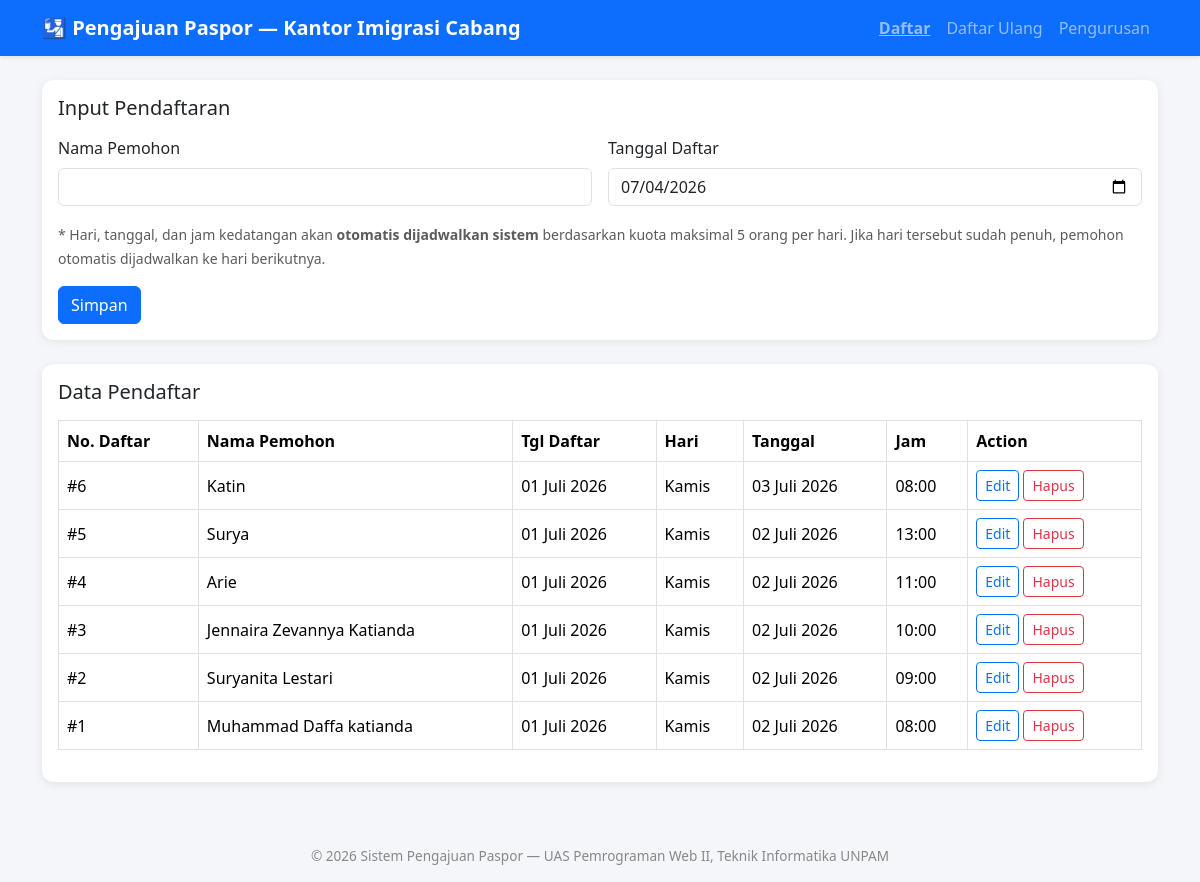
Page /daftar.php on the committed database.
### tables this page shows
CREATE TABLE pendaftar (
  no_daftar     INT AUTO_INCREMENT PRIMARY KEY,
  nama_pemohon  VARCHAR(100) NOT NULL,
  tgl_daftar    DATE NOT NULL,
  hari          VARCHAR(20) NOT NULL,    
  tanggal       DATE NOT NULL,           
  jam           TIME NOT NULL,           
  created_at    TIMESTAMP DEFAULT CURRENT_TIMESTAMP
);

### includes/functions.php (called while the page is built, shortened)
<?php
function format_tanggal_indo($tanggal) {
    $bulan = [1=>'Januari','Februari','Maret','April','Mei','Juni','Juli','Agustus','September','Oktober','November','Desember'];
    $d = date('d', strtotime($tanggal));
    $m = (int)date('n', strtotime($tanggal));
    $y = date('Y', strtotime($tanggal));
    return "$d {$bulan[$m]} $y";
}
?>

### daftar.php (the view, shortened to what this page needs)
<?php
require 'config.php';
require 'includes/functions.php';
$edit_data = null;
$data = mysqli_query($koneksi, "SELECT * FROM pendaftar ORDER BY no_daftar DESC");
$active = 'daftar';
include 'includes/header.php';
?>
<div class="card mb-4">
  <div class="card-body">
    <h5 class="card-title mb-3"><?= $edit_data ? 'Ubah Data Pendaftar' : 'Input Pendaftaran' ?></h5>
    <form method="POST" class="row g-3">
      <div class="col-md-6">
        <label class="form-label">Nama Pemohon</label>
        <input type="text" name="nama_pemohon" class="form-control" required
               value="<?= htmlspecialchars($edit_data['nama_pemohon'] ?? '') ?>">
      </div>
      <div class="col-md-6">
        <label class="form-label">Tanggal Daftar</label>
        <input type="date" name="tgl_daftar" class="form-control" required
               value="<?= $edit_data['tgl_daftar'] ?? date('Y-m-d') ?>">
      </div>
      <div class="col-12">
        <small class="text-muted">
          * Hari, tanggal, dan jam kedatangan akan <strong>otomatis dijadwalkan sistem</strong>
          berdasarkan kuota maksimal 5 orang per hari. Jika hari tersebut sudah penuh,
          pemohon otomatis dijadwalkan ke hari berikutnya.
        </small>
      </div>
      <div class="col-12">
        <button type="submit" class="btn btn-primary"><?= $edit_data ? 'Update' : 'Simpan' ?></button>
      </div>
    </form>
  </div>
</div>
<div class="card">
  <div class="card-body">
    <h5 class="card-title mb-3">Data Pendaftar</h5>
    <div class="table-responsive">
      <table class="table table-bordered table-hover align-middle">
        <thead>
          <tr>
            <th>No. Daftar</th>
            <th>Nama Pemohon</th>
            <th>Tgl Daftar</th>
            <th>Hari</th>
            <th>Tanggal</th>
            <th>Jam</th>
            <th>Action</th>
          </tr>
        </thead>
        <tbody>
          <?php if (mysqli_num_rows($data) == 0): ?>
            <tr><td colspan="7" class="text-center text-muted">Belum ada data pendaftar</td></tr>
          <?php else: ?>
            <?php while ($row = mysqli_fetch_assoc($data)): ?>
              <tr>
                <td>#<?= $row['no_daftar'] ?></td>
                <td><?= htmlspecialchars($row['nama_pemohon']) ?></td>
                <td><?= format_tanggal_indo($row['tgl_daftar']) ?></td>
                <td><?= $row['hari'] ?></td>
                <td><?= format_tanggal_indo($row['tanggal']) ?></td>
                <td><?= substr($row['jam'],0,5) ?></td>
                <td>
                  <a href="daftar.php?edit=<?= $row['no_daftar'] ?>" class="btn btn-sm btn-outline-primary">Edit</a>
                  <a href="daftar.php?hapus=<?= $row['no_daftar'] ?>" class="btn btn-sm btn-outline-danger"
                     onclick="return confirm('Hapus data pendaftar ini?')">Hapus</a>
                </td>
              </tr>
            <?php endwhile; ?>
          <?php endif; ?>
        </tbody>
      </table>
    </div>
  </div>
</div>
<?php include 'includes/footer.php'; ?>

### includes/header.php (shortened to what this page needs)
<!DOCTYPE html>
<html lang="id">
<head>
<link href="https://cdn.jsdelivr.net/npm/bootstrap@5.3.3/dist/css/bootstrap.min.css" rel="stylesheet">
</head>
<body>
<nav class="navbar navbar-expand-lg navbar-dark bg-primary mb-4 shadow-sm">
  <div class="container">
    <a class="navbar-brand" href="daftar.php">🛂 Pengajuan Paspor — Kantor Imigrasi Cabang</a>
    <div class="collapse navbar-collapse" id="navMenu">
      <ul class="navbar-nav ms-auto">
        <li class="nav-item">
          <a class="nav-link <?= ($active ?? '') == 'daftar' ? 'active-menu' : '' ?>" href="daftar.php">Daftar</a>
        </li>
        <li class="nav-item">
          <a class="nav-link <?= ($active ?? '') == 'daftar_ulang' ? 'active-menu' : '' ?>" href="daftar_ulang.php">Daftar Ulang</a>
        </li>
        <li class="nav-item">
          <a class="nav-link <?= ($active ?? '') == 'pengurusan' ? 'active-menu' : '' ?>" href="pengurusan.php">Pengurusan</a>
        </li>
      </ul>
    </div>
  </div>
</nav>
<div class="container mb-5">

### includes/footer.php (shortened to what this page needs)
</div>
<footer class="text-center py-3">
  &copy; <?= date('Y') ?> Sistem Pengajuan Paspor &mdash; UAS Pemrograman Web II, Teknik Informatika UNPAM
</footer>
</body>
</html>

### includes/header.php (style rules this page uses)
body { background:#f4f6f9; }
.navbar-brand { font-weight:600; }
.card { border:none; box-shadow:0 2px 10px rgba(0,0,0,.08); border-radius:12px; }
.table thead { background:#0d6efd; color:#fff; }
.table td, .table th { vertical-align:middle; }
footer { color:#888; font-size:.85rem; }
.nav-link.active-menu { font-weight:700; text-decoration:underline; }

### rows in the picture
pendaftar: no_daftar "6", nama_pemohon "Katin", tgl_daftar "01 Juli 2026", hari "Kamis", tanggal "03 Juli 2026", jam "08:00"
pendaftar: no_daftar "5", nama_pemohon "Surya", tgl_daftar "01 Juli 2026", hari "Kamis", tanggal "02 Juli 2026", jam "13:00"
pendaftar: no_daftar "4", nama_pemohon "Arie", tgl_daftar "01 Juli 2026", hari "Kamis", tanggal "02 Juli 2026", jam "11:00"
pendaftar: no_daftar "3", nama_pemohon "Jennaira Zevannya Katianda", tgl_daftar "01 Juli 2026", hari "Kamis", tanggal "02 Juli 2026", jam "10:00"
pendaftar: no_daftar "2", nama_pemohon "Suryanita Lestari", tgl_daftar "01 Juli 2026", hari "Kamis", tanggal "02 Juli 2026", jam "09:00"
pendaftar: no_daftar "1", nama_pemohon "Muhammad Daffa katianda", tgl_daftar "01 Juli 2026", hari "Kamis", tanggal "02 Juli 2026", jam "08:00"
